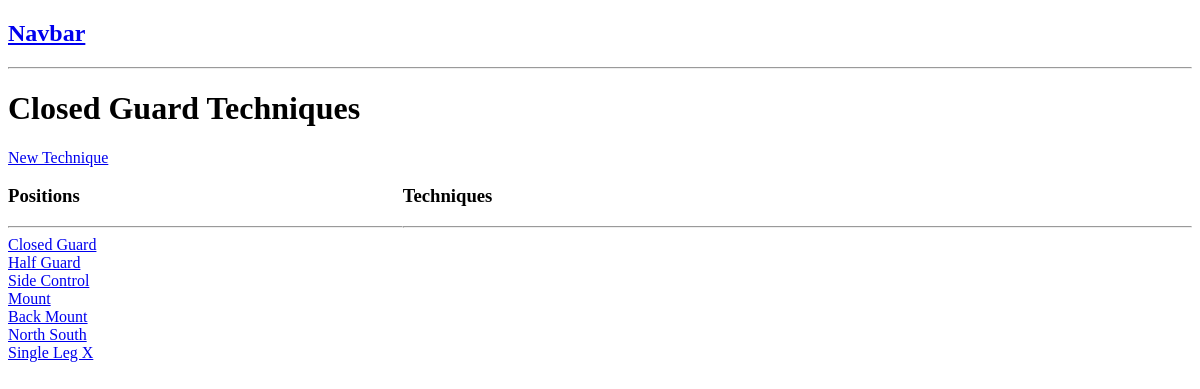
The page /position/Closed Guard on the database as committed earlier.
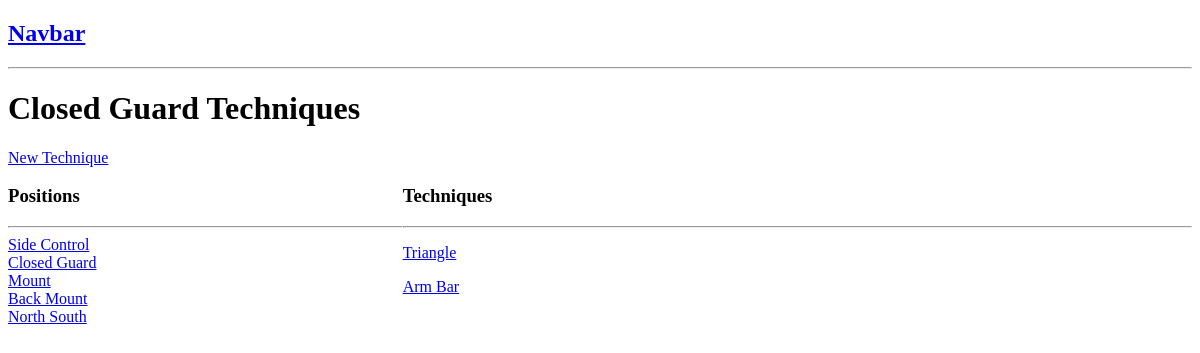
The same page on the database as committed later.
### bjjtracker/models.py (models this page shows, shortened)
class Position(models.Model):
    name = models.CharField(primary_key=True, max_length=100)
    concepts = models.TextField(null=True, blank=True)
    def __str__(self):
        return self.name

class Technique(models.Model):
    TOP_BOTTOM = (
        ('top', 'top'),
        ('bottom', 'bottom'),
    )
    name = models.CharField(max_length=100)
    position = models.ForeignKey(Position, on_delete=models.CASCADE)
    topBottom = models.CharField(max_length=10, choices=TOP_BOTTOM, blank=True)
    tags = models.ManyToManyField('Tag', blank=True)
    date = models.DateTimeField(auto_now=True)
    steps = models.TextField(null=True, blank=True)
    details = models.TextField(null=True, blank=True)
    comments = models.TextField(null=True, blank=True)
    id = models.UUIDField(default=uuid.uuid4, unique=True, primary_key=True, editable=False)

### bjjtracker/views.py (the view)
# urls.py: path('position/<str:name>', views.positionView, name='position'),
def positionView(request, name):
    positions = Position.objects.all()
    position = Position.objects.get(name=name)
    techniques = Technique.objects.filter(position__name=position.name)
    context = {'positions':positions, 'position': position, 'techniques': techniques}
    return render(request, 'bjjtracker/position.html', context)

### bjjtracker/templates/bjjtracker/position.html (shortened to what this page needs)
{% extends 'main.html' %}
{% block content %}
<h1>{{ position }} Techniques</h1>
<a href="{% url 'create-technqiue' %}">New Technique</a>
<div class="home-containers">
    <div>
        <h3>Positions</h3>
        <hr>
        {% for position in positions %}
        <div>
            <a href="{% url 'position'  position.name %}">{{ position }}</a>
        </div>
        {% endfor %}
    </div>
    <div>
        <h3>Techniques</h3>
        <hr>
        {% for technique in techniques %}
            <p><a href="{% url 'technique' technique.id %}">{{ technique.name }}</a></p>
        {% endfor %}
    </div>
</div>
{% endblock %}

### templates/main.html (shortened to what this page needs)
<!DOCTYPE html>
<html lang="en">
<head>
</head>
<body>
    {% include 'navbar.html' %}
    {% block content %}
    {% endblock %}
</body>
</html>

### templates/navbar.html
<nav>
<h1><a href="/">Navbar</a></h1>
<hr>
</nav>

### bjjtracker/templates/bjjtracker/position.html (style rules this page uses)
.home-containers { display: grid; grid-template-columns: 1fr 2fr; }

Rows that differ between the two databases and show on the page:
removed Position: name "Half Guard"
removed Position: name "Single Leg X"
shown differently, row unchanged: Position "Side Control": moves up the list
added Technique: name "Triangle"
added Technique: name "Arm Bar"
